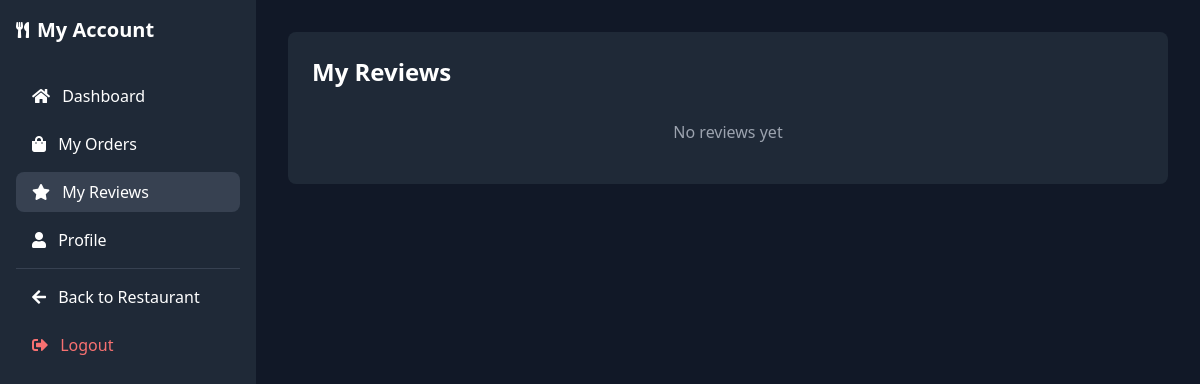
The app's page /customer/reviews/ (signed in), older data.
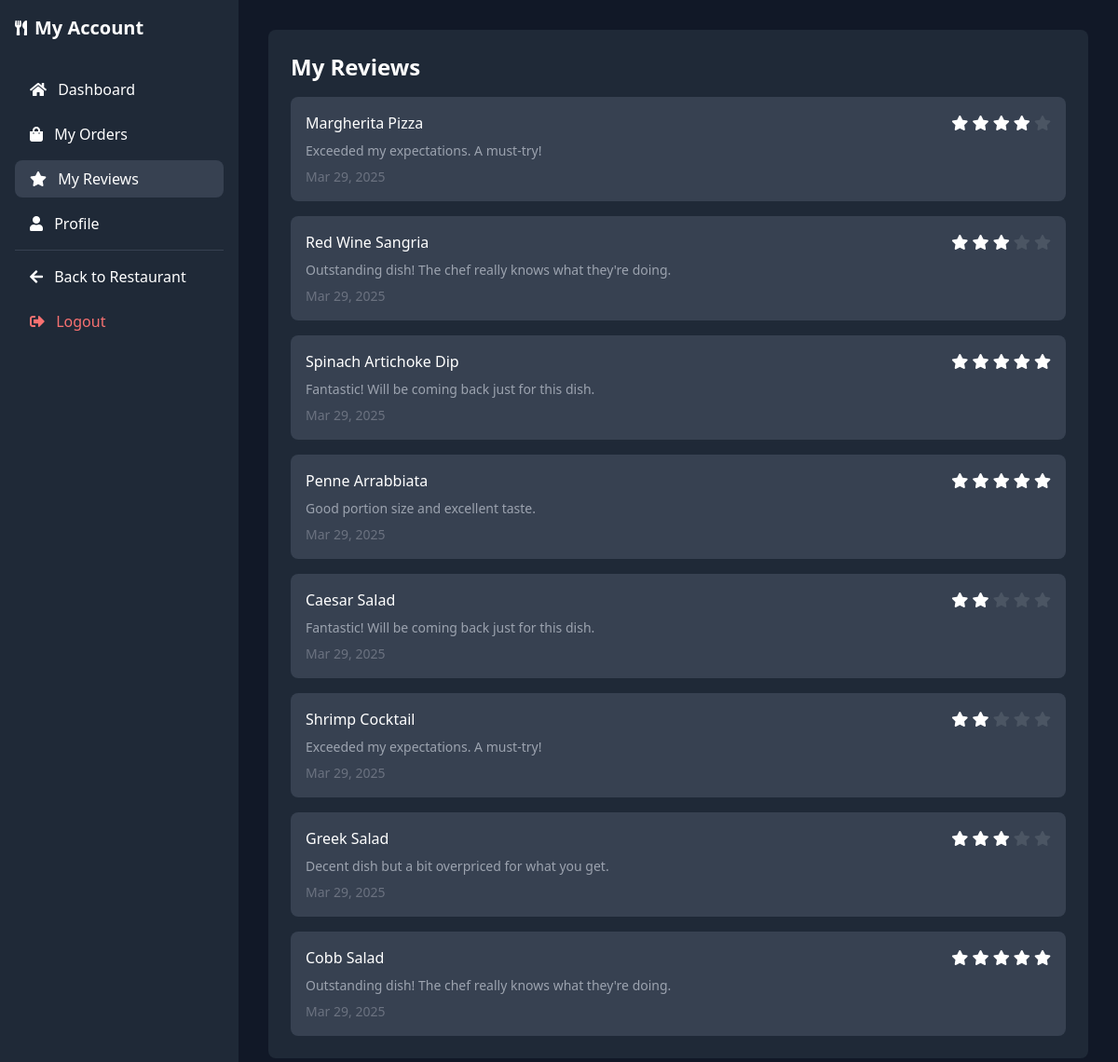
The same page, newer data.
### ecommerce/models.py (models this page shows, shortened)
class Review(models.Model):
    user = models.ForeignKey(User, on_delete=models.CASCADE)
    menu_item = models.ForeignKey(MenuItem, on_delete=models.CASCADE, related_name='reviews')
    rating = models.PositiveSmallIntegerField(
        validators=[MinValueValidator(1), MaxValueValidator(5)]
    )
    comment = models.TextField()
    created_at = models.DateTimeField(auto_now_add=True)
    updated_at = models.DateTimeField(auto_now=True)
    class Meta:
        ordering = ['-created_at']
        unique_together = ['user', 'menu_item']

class MenuItem(models.Model):
    category = models.ForeignKey(Category, on_delete=models.SET_NULL, related_name='menu_items', null=True, blank=True)
    name = models.CharField(max_length=100)
    description = models.TextField()
    price = models.DecimalField(max_digits=10, decimal_places=2)
    image = models.ImageField(upload_to='menu_items/')
    is_available = models.BooleanField(default=True)
    is_featured = models.BooleanField(default=False)
    is_vegetarian = models.BooleanField(default=False)
    spice_level = models.PositiveSmallIntegerField(
        validators=[MinValueValidator(0), MaxValueValidator(5)],
        default=0
    )
    created_at = models.DateTimeField(auto_now_add=True)
    updated_at = models.DateTimeField(auto_now=True)
    class Meta:
        ordering = ['category', 'name']

### ecommerce/views.py (the view)
# urls.py: path('customer/reviews/', my_reviews, name='my_reviews'),
@login_required
def my_reviews(request):
    reviews = Review.objects.filter(user=request.user).select_related('menu_item').order_by('-created_at')
    context = {
        'reviews': reviews,
        'active_section': 'reviews'
    }
    return render(request, 'accounts/my_reviews.html', context)

### ecommerce/context_processors.py (called while the page is built)
def cart_processor(request):
    return {
        'cart_count': get_cart_count(request)
    }

### ecommerce/views.py (called while the page is built)
def get_cart_count(request):
    if request.user.is_authenticated:
        try:
            cart = Cart.objects.get(user=request.user)
            return sum(item.quantity for item in cart.cart_items.all())
        except Cart.DoesNotExist:
            return 0
    else:
        cart = request.session.get('cart', {})
        return sum(cart.values())

### templates/accounts/my_reviews.html
{% extends 'accounts/customer_base.html' %}
{% block content %}
<div class="space-y-8">
    <div class="bg-gray-800 rounded-lg p-6">
        <h1 class="text-2xl font-bold mb-4">My Reviews</h1>
        <div class="space-y-4">
            {% for review in reviews %}
            <div class="bg-gray-700 rounded-lg p-4">
                <div class="flex items-center justify-between mb-2">
                    <div class="font-medium">{{ review.menu_item.name }}</div>
                    <div class="text-food-gold">
                        {% for i in "12345"|make_list %}
                        <i class="fas fa-star {% if forloop.counter <= review.rating %}text-food-gold{% else %}text-gray-600{% endif %}"></i>
                        {% endfor %}
                    </div>
                </div>
                <p class="text-gray-400 text-sm mb-2">{{ review.comment }}</p>
                <div class="text-sm text-gray-500">{{ review.created_at|date:"M d, Y" }}</div>
            </div>
            {% empty %}
            <div class="text-center py-4 text-gray-400">
                <p>No reviews yet</p>
            </div>
            {% endfor %}
        </div>
    </div>
</div>
{% endblock %}

Row changes from the older to the newer data that the page shows:
added Review: menu_item.name "Margherita Pizza", rating 4 (drawn), comment "Exceeded my expectations. A must-try!", created_at "Mar 29, 2025"
added Review: menu_item.name "Red Wine Sangria", rating 3 (drawn), comment "Outstanding dish! The chef really knows what they're doing.", created_at "Mar 29, 2025"
added Review: menu_item.name "Spinach Artichoke Dip", rating 5 (drawn), comment "Fantastic! Will be coming back just for this dish.", created_at "Mar 29, 2025"
added Review: menu_item.name "Penne Arrabbiata", rating 5 (drawn), comment "Good portion size and excellent taste.", created_at "Mar 29, 2025"
added Review: menu_item.name "Caesar Salad", rating 2 (drawn), comment "Fantastic! Will be coming back just for this dish.", created_at "Mar 29, 2025"
added Review: menu_item.name "Shrimp Cocktail", rating 2 (drawn), comment "Exceeded my expectations. A must-try!", created_at "Mar 29, 2025"
added Review: menu_item.name "Greek Salad", rating 3 (drawn), comment "Decent dish but a bit overpriced for what you get.", created_at "Mar 29, 2025"
added Review: menu_item.name "Cobb Salad", rating 5 (drawn), comment "Outstanding dish! The chef really knows what they're doing.", created_at "Mar 29, 2025"
Text that changed along with them:
text no longer shown: "No reviews yet"
